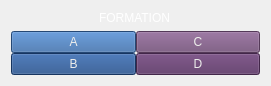
   <widget class="QWidget" name="layoutWidget">
    <property name="geometry">
     <rect>
      <x>1060</x>
      <y>380</y>
      <width>271</width>
      <height>84</height>
     </rect>
    </property>
    <layout class="QVBoxLayout" name="layout_formation">
     <item alignment="Qt::AlignHCenter">
      <widget class="QLabel" name="label_formation">
       <property name="styleSheet">
        <string notr="true">font: 57 bold 13pt &quot;Ubuntu&quot;;
color: rgb(255, 255, 255);
</string>
       </property>
       <property name="frameShape">
        <enum>QFrame::NoFrame</enum>
       </property>
       <property name="frameShadow">
        <enum>QFrame::Raised</enum>
       </property>
       <property name="text">
        <string>FORMATION</string>
       </property>
      </widget>
     </item>
     <item>
      <layout class="QGridLayout" name="pushButton_formasi">
       <property name="spacing">
        <number>0</number>
       </property>
       <item row="0" column="0">
        <widget class="QPushButton" name="pushButton_formasiA">
         <property name="styleSheet">
          <string notr="true">background-color: rgb(52, 101, 164);
color: rgb(238, 238, 236);
font: 11pt &quot;Ubuntu&quot;;</string>
         </property>
         <property name="text">
          <string>A</string>
         </property>
        </widget>
       </item>
       <item row="0" column="1">
        <widget class="QPushButton" name="pushButton_formasiB">
         <property name="styleSheet">
          <string notr="true">background-color: rgb(117, 80, 123);
color: rgb(238, 238, 236);
font: 11pt &quot;Ubuntu&quot;;</string>
         </property>
         <property name="text">
          <string>C</string>
         </property>
        </widget>
       </item>
       <item row="1" column="0">
        <widget class="QPushButton" name="pushButton_formasiC">
         <property name="styleSheet">
          <string notr="true">background-color: rgb(32, 74, 135);
color: rgb(238, 238, 236);
font: 11pt &quot;Ubuntu&quot;;</string>
         </property>
         <property name="text">
          <string>B</string>
         </property>
        </widget>
       </item>
       <item row="1" column="1">
        <widget class="QPushButton" name="pushButton_formasiD">
         <property name="styleSheet">
          <string notr="true">background-color: rgb(92, 53, 102);
color: rgb(238, 238, 236);
font: 11pt &quot;Ubuntu&quot;;</string>
         </property>
         <property name="text">
          <string>D</string>
         </property>
        </widget>
       </item>
      </layout>
     </item>
    </layout>
   </widget>
